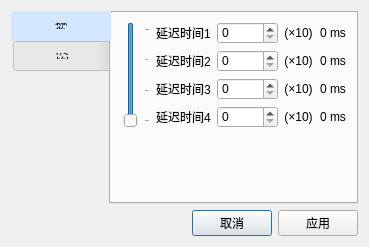
<?xml version="1.0" encoding="UTF-8"?>
<ui version="4.0">
 <class>delay_adjust_on_off_setting</class>
 <widget class="QDialog" name="delay_adjust_on_off_setting">
  <property name="geometry">
   <rect>
    <x>0</x>
    <y>0</y>
    <width>369</width>
    <height>229</height>
   </rect>
  </property>
  <property name="windowTitle">
   <string>Dialog</string>
  </property>
  <layout class="QGridLayout" name="gridLayout">
   <item row="0" column="0">
    <widget class="QTabWidget" name="tabWidget">
     <property name="font">
      <font>
       <family>Arial</family>
      </font>
     </property>
     <property name="styleSheet">
      <string notr="true">QTabBar::tab { width: 100px;height:30px }
QTabBar::tab:selected { background-color: rgb(210,230,255); }</string>
     </property>
     <property name="tabPosition">
      <enum>QTabWidget::West</enum>
     </property>
     <property name="tabShape">
      <enum>QTabWidget::Rounded</enum>
     </property>
     <property name="currentIndex">
      <number>0</number>
     </property>
     <property name="iconSize">
      <size>
       <width>16</width>
       <height>10</height>
      </size>
     </property>
     <property name="elideMode">
      <enum>Qt::ElideNone</enum>
     </property>
     <property name="documentMode">
      <bool>false</bool>
     </property>
     <property name="tabsClosable">
      <bool>false</bool>
     </property>
     <widget class="QWidget" name="tab_param_2">
      <property name="font">
       <font>
        <family>Arial</family>
       </font>
      </property>
      <attribute name="title">
       <string>参数</string>
      </attribute>
      <layout class="QGridLayout" name="gridLayout_2">
       <item row="0" column="0" rowspan="4">
        <widget class="QSlider" name="verticalSlider_inputnum">
         <property name="minimumSize">
          <size>
           <width>30</width>
           <height>0</height>
          </size>
         </property>
         <property name="styleSheet">
          <string notr="true">QSlider::handle:vertical { width: 20px; }
QSlider::groove:vertical { width: 15px; }</string>
         </property>
         <property name="minimum">
          <number>1</number>
         </property>
         <property name="maximum">
          <number>4</number>
         </property>
         <property name="singleStep">
          <number>1</number>
         </property>
         <property name="pageStep">
          <number>1</number>
         </property>
         <property name="value">
          <number>4</number>
         </property>
         <property name="sliderPosition">
          <number>4</number>
         </property>
         <property name="tracking">
          <bool>true</bool>
         </property>
         <property name="orientation">
          <enum>Qt::Vertical</enum>
         </property>
         <property name="invertedAppearance">
          <bool>true</bool>
         </property>
         <property name="invertedControls">
          <bool>false</bool>
         </property>
         <property name="tickPosition">
          <enum>QSlider::TicksBelow</enum>
         </property>
         <property name="tickInterval">
          <number>1</number>
         </property>
        </widget>
       </item>
       <item row="0" column="1">
        <widget class="QLabel" name="label_delayname1">
         <property name="font">
          <font>
           <family>Arial</family>
          </font>
         </property>
         <property name="text">
          <string>延迟时间1</string>
         </property>
        </widget>
       </item>
       <item row="0" column="2">
        <widget class="QSpinBox" name="spinBox_delay_time1">
         <property name="font">
          <font>
           <family>Arial</family>
          </font>
         </property>
         <property name="minimum">
          <number>0</number>
         </property>
         <property name="maximum">
          <number>30000</number>
         </property>
         <property name="value">
          <number>0</number>
         </property>
        </widget>
       </item>
       <item row="0" column="3">
        <widget class="QLabel" name="label_delaytime_fold1">
         <property name="font">
          <font>
           <family>Arial</family>
          </font>
         </property>
         <property name="text">
          <string>(×10)</string>
         </property>
         <property name="alignment">
          <set>Qt::AlignCenter</set>
         </property>
        </widget>
       </item>
       <item row="0" column="4">
        <widget class="QLabel" name="label_time1">
         <property name="font">
          <font>
           <family>Arial</family>
          </font>
         </property>
         <property name="text">
          <string>0 ms</string>
         </property>
         <property name="alignment">
          <set>Qt::AlignCenter</set>
         </property>
        </widget>
       </item>
       <item row="1" column="1">
        <widget class="QLabel" name="label_delayname2">
         <property name="font">
          <font>
           <family>Arial</family>
          </font>
         </property>
         <property name="text">
          <string>延迟时间2</string>
         </property>
        </widget>
       </item>
       <item row="1" column="2">
        <widget class="QSpinBox" name="spinBox_delay_time2">
         <property name="font">
          <font>
           <family>Arial</family>
          </font>
         </property>
         <property name="maximum">
          <number>30000</number>
         </property>
        </widget>
       </item>
       <item row="1" column="3">
        <widget class="QLabel" name="label_delaytime_fold2">
         <property name="font">
          <font>
           <family>Arial</family>
          </font>
         </property>
         <property name="text">
          <string>(×10)</string>
         </property>
         <property name="alignment">
          <set>Qt::AlignCenter</set>
         </property>
        </widget>
       </item>
       <item row="1" column="4">
        <widget class="QLabel" name="label_time2">
         <property name="font">
          <font>
           <family>Arial</family>
          </font>
         </property>
         <property name="text">
          <string>0 ms</string>
         </property>
         <property name="alignment">
          <set>Qt::AlignCenter</set>
         </property>
        </widget>
       </item>
       <item row="2" column="1">
        <widget class="QLabel" name="label_delayname3">
         <property name="font">
          <font>
           <family>Arial</family>
          </font>
         </property>
         <property name="text">
          <string>延迟时间3</string>
         </property>
        </widget>
       </item>
       <item row="2" column="2">
        <widget class="QSpinBox" name="spinBox_delay_time3">
         <property name="font">
          <font>
           <family>Arial</family>
          </font>
         </property>
         <property name="maximum">
          <number>30000</number>
         </property>
        </widget>
       </item>
       <item row="2" column="3">
        <widget class="QLabel" name="label_delaytime_fold3">
         <property name="font">
          <font>
           <family>Arial</family>
          </font>
         </property>
         <property name="text">
          <string>(×10)</string>
         </property>
         <property name="alignment">
          <set>Qt::AlignCenter</set>
         </property>
        </widget>
       </item>
       <item row="2" column="4">
        <widget class="QLabel" name="label_time3">
         <property name="font">
          <font>
           <family>Arial</family>
          </font>
         </property>
         <property name="text">
          <string>0 ms</string>
         </property>
         <property name="alignment">
          <set>Qt::AlignCenter</set>
         </property>
        </widget>
       </item>
       <item row="3" column="1">
        <widget class="QLabel" name="label_delayname4">
         <property name="font">
          <font>
           <family>Arial</family>
          </font>
         </property>
         <property name="text">
          <string>延迟时间4</string>
         </property>
        </widget>
       </item>
       <item row="3" column="2">
        <widget class="QSpinBox" name="spinBox_delay_time4">
         <property name="font">
          <font>
           <family>Arial</family>
          </font>
         </property>
         <property name="maximum">
          <number>30000</number>
         </property>
        </widget>
       </item>
       <item row="3" column="3">
        <widget class="QLabel" name="label_delaytime_fold4">
         <property name="font">
          <font>
           <family>Arial</family>
          </font>
         </property>
         <property name="text">
          <string>(×10)</string>
         </property>
         <property name="alignment">
          <set>Qt::AlignCenter</set>
         </property>
        </widget>
       </item>
       <item row="3" column="4">
        <widget class="QLabel" name="label_time4">
         <property name="font">
          <font>
           <family>Arial</family>
          </font>
         </property>
         <property name="text">
          <string>0 ms</string>
         </property>
         <property name="alignment">
          <set>Qt::AlignCenter</set>
         </property>
        </widget>
       </item>
       <item row="4" column="1">
        <spacer name="verticalSpacer">
         <property name="orientation">
          <enum>Qt::Vertical</enum>
         </property>
         <property name="sizeHint" stdset="0">
          <size>
           <width>20</width>
           <height>67</height>
          </size>
         </property>
        </spacer>
       </item>
      </layout>
     </widget>
     <widget class="QWidget" name="tab_exegesis_2">
      <attribute name="title">
       <string>标签注释</string>
      </attribute>
      <layout class="QGridLayout" name="gridLayout_5">
       <item row="1" column="1">
        <widget class="QLineEdit" name="lineEdit_einput2">
         <property name="font">
          <font>
           <family>Arial</family>
          </font>
         </property>
        </widget>
       </item>
       <item row="1" column="0">
        <widget class="QLabel" name="label_einput2">
         <property name="font">
          <font>
           <family>Arial</family>
          </font>
         </property>
         <property name="text">
          <string>延迟1</string>
         </property>
        </widget>
       </item>
       <item row="0" column="0">
        <widget class="QLabel" name="label_einput1">
         <property name="font">
          <font>
           <family>Arial</family>
          </font>
         </property>
         <property name="text">
          <string>控制</string>
         </property>
        </widget>
       </item>
       <item row="6" column="1">
        <widget class="QLineEdit" name="lineEdit_eoutput1">
         <property name="font">
          <font>
           <family>Arial</family>
          </font>
         </property>
         <property name="maxLength">
          <number>10</number>
         </property>
        </widget>
       </item>
       <item row="0" column="1">
        <widget class="QLineEdit" name="lineEdit_einput1">
         <property name="font">
          <font>
           <family>Arial</family>
          </font>
         </property>
         <property name="inputMask">
          <string/>
         </property>
         <property name="text">
          <string/>
         </property>
         <property name="maxLength">
          <number>10</number>
         </property>
         <property name="frame">
          <bool>true</bool>
         </property>
        </widget>
       </item>
       <item row="7" column="0">
        <spacer name="verticalSpacer_4">
         <property name="orientation">
          <enum>Qt::Vertical</enum>
         </property>
         <property name="sizeHint" stdset="0">
          <size>
           <width>20</width>
           <height>40</height>
          </size>
         </property>
        </spacer>
       </item>
       <item row="5" column="0" colspan="2">
        <widget class="Line" name="line_4">
         <property name="styleSheet">
          <string notr="true">border-top: 1px dotted;</string>
         </property>
         <property name="orientation">
          <enum>Qt::Horizontal</enum>
         </property>
        </widget>
       </item>
       <item row="6" column="0">
        <widget class="QLabel" name="label_eoutput1">
         <property name="font">
          <font>
           <family>Arial</family>
          </font>
         </property>
         <property name="text">
          <string>输出1</string>
         </property>
        </widget>
       </item>
       <item row="3" column="1">
        <widget class="QLineEdit" name="lineEdit_einput4">
         <property name="font">
          <font>
           <family>Arial</family>
          </font>
         </property>
        </widget>
       </item>
       <item row="2" column="0">
        <widget class="QLabel" name="label_einput3">
         <property name="font">
          <font>
           <family>Arial</family>
          </font>
         </property>
         <property name="text">
          <string>延迟2</string>
         </property>
        </widget>
       </item>
       <item row="3" column="0">
        <widget class="QLabel" name="label_einput4">
         <property name="font">
          <font>
           <family>Arial</family>
          </font>
         </property>
         <property name="text">
          <string>延迟3</string>
         </property>
        </widget>
       </item>
       <item row="2" column="1">
        <widget class="QLineEdit" name="lineEdit_einput3">
         <property name="font">
          <font>
           <family>Arial</family>
          </font>
         </property>
        </widget>
       </item>
       <item row="4" column="0">
        <widget class="QLabel" name="label_einput5">
         <property name="font">
          <font>
           <family>Arial</family>
          </font>
         </property>
         <property name="text">
          <string>延迟4</string>
         </property>
        </widget>
       </item>
       <item row="4" column="1">
        <widget class="QLineEdit" name="lineEdit_einput5">
         <property name="font">
          <font>
           <family>Arial</family>
          </font>
         </property>
        </widget>
       </item>
      </layout>
     </widget>
    </widget>
   </item>
   <item row="1" column="0">
    <layout class="QHBoxLayout" name="horizontalLayout_4">
     <item>
      <spacer name="horizontalSpacer_3">
       <property name="orientation">
        <enum>Qt::Horizontal</enum>
       </property>
       <property name="sizeHint" stdset="0">
        <size>
         <width>40</width>
         <height>20</height>
        </size>
       </property>
      </spacer>
     </item>
     <item>
      <widget class="QPushButton" name="pushButton_cancle">
       <property name="text">
        <string>取消</string>
       </property>
      </widget>
     </item>
     <item>
      <widget class="QPushButton" name="pushButton_apply">
       <property name="text">
        <string>应用</string>
       </property>
      </widget>
     </item>
    </layout>
   </item>
  </layout>
 </widget>
 <resources/>
 <connections/>
</ui>
